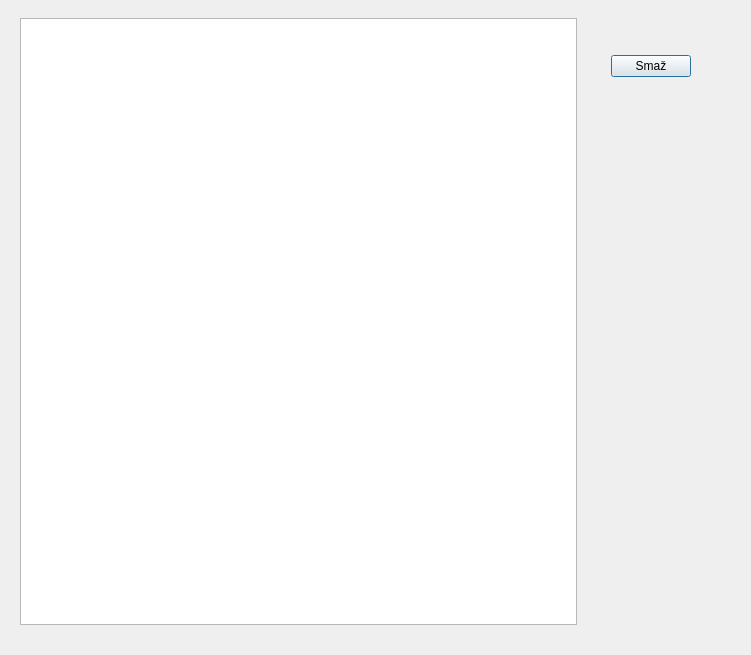
<?xml version="1.0" encoding="UTF-8"?>
<ui version="4.0">
 <class>Dialog</class>
 <widget class="QDialog" name="Dialog">
  <property name="geometry">
   <rect>
    <x>0</x>
    <y>0</y>
    <width>751</width>
    <height>655</height>
   </rect>
  </property>
  <property name="windowTitle">
   <string>Dialog</string>
  </property>
  <widget class="QWidget" name="">
   <property name="geometry">
    <rect>
     <x>20</x>
     <y>18</y>
     <width>671</width>
     <height>607</height>
    </rect>
   </property>
   <layout class="QHBoxLayout" name="horizontalLayout">
    <item>
     <widget class="QColumnView" name="columnView"/>
    </item>
    <item>
     <spacer name="horizontalSpacer">
      <property name="orientation">
       <enum>Qt::Horizontal</enum>
      </property>
      <property name="sizeType">
       <enum>QSizePolicy::Fixed</enum>
      </property>
      <property name="sizeHint" stdset="0">
       <size>
        <width>28</width>
        <height>20</height>
       </size>
      </property>
     </spacer>
    </item>
    <item>
     <layout class="QVBoxLayout" name="verticalLayout">
      <item>
       <spacer name="verticalSpacer_2">
        <property name="orientation">
         <enum>Qt::Vertical</enum>
        </property>
        <property name="sizeHint" stdset="0">
         <size>
          <width>20</width>
          <height>13</height>
         </size>
        </property>
       </spacer>
      </item>
      <item>
       <widget class="QPushButton" name="pushButton">
        <property name="text">
         <string>Smaž</string>
        </property>
       </widget>
      </item>
      <item>
       <spacer name="verticalSpacer">
        <property name="orientation">
         <enum>Qt::Vertical</enum>
        </property>
        <property name="sizeType">
         <enum>QSizePolicy::Fixed</enum>
        </property>
        <property name="sizeHint" stdset="0">
         <size>
          <width>20</width>
          <height>548</height>
         </size>
        </property>
       </spacer>
      </item>
     </layout>
    </item>
   </layout>
  </widget>
 </widget>
 <resources/>
 <connections/>
</ui>
